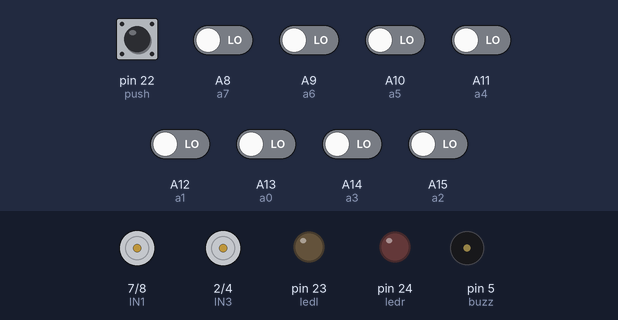
This sketch was run on a simulated Arduino Mega 2560, built with avr-gcc and run on an emulated ATmega2560. On the bench: motor-driver pin pairs drawn as motors (green arrow = first pin HIGH = forward, orange = second pin HIGH = backward, longer = more drive, scaled by the enable pin), output pins drawn as LEDs (lit = HIGH), buzzer (waves = sounding). The test bench sets the inputs (shaded band); at power-on: A8 (a7), A9 (a6), A10 (a5), A11 (a4), A12 (a1), A13 (a0), A14 (a3), A15 (a2), pin 22 (push) LOW.

Above: at 12.8 s.
12.9 s: pin 22 (push) pulled HIGH for 0.3 s
At 13.2 s:
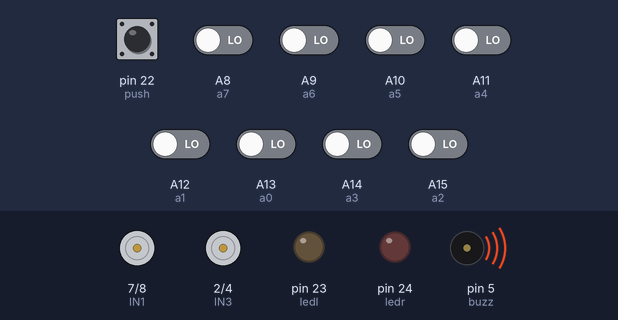
At 15.1 s:
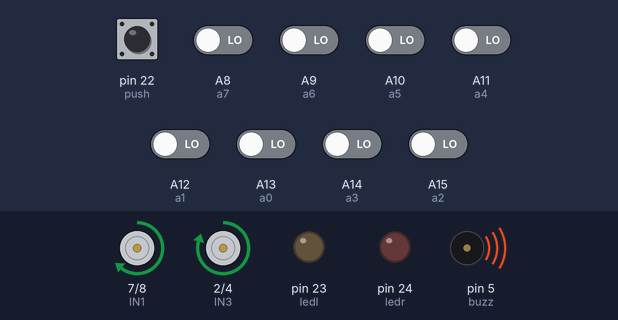
15.4 s: A11 (a4) driven HIGH
At 15.55 s:
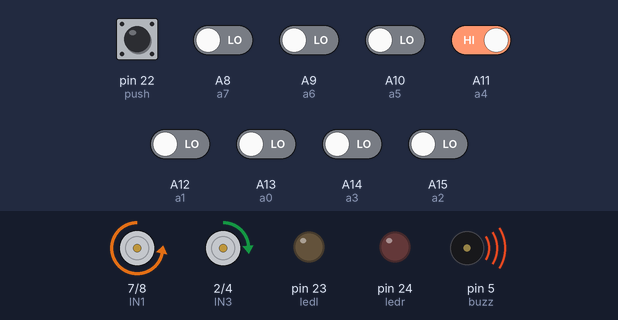
18.4 s: A12 (a1) driven HIGH
At 18.56 s:
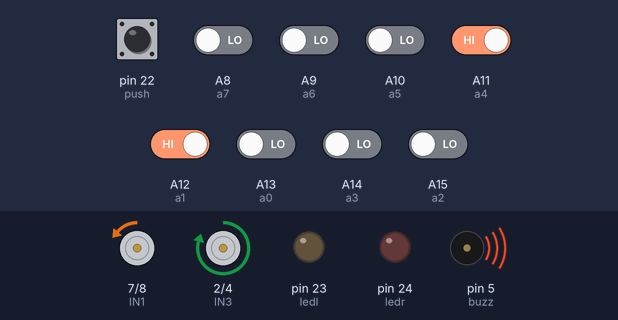
21.4 s: A9 (a6) driven HIGH
24.4 s: A8 (a7) driven HIGH
27.4 s: A13 (a0) driven HIGH
Timing chart, 0 to 31.4 s (numbered marks = the images above; inputs shaded):
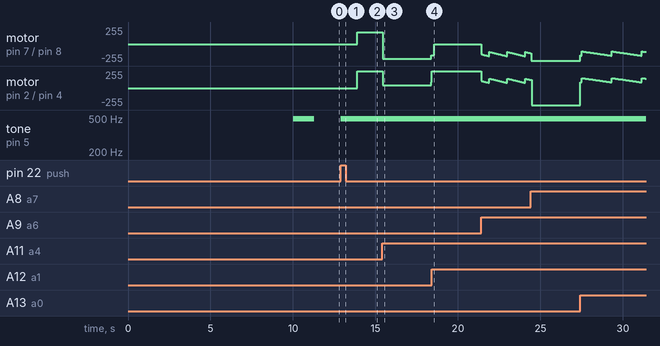

Measured:
- after the input at 12.9 s, motor on pin 7 (IN1) / pin 8 (IN2): stopped → forward 179/255 after 1.0 s; motor on pin 2 (IN3) / pin 4 (IN4): stopped → forward 250/255 after 1.0 s; tone on pin 5 (buzz): silent → 490 Hz at once
- after the input at 15.4 s, motor on pin 7 (IN1) / pin 8 (IN2): forward 179/255 → backward 222/255 after 0.05 s, → backward 221/255 1.1 s later, → backward 170/255 1.9 s later; motor on pin 2 (IN3) / pin 4 (IN4): forward 250/255 → forward 38/255 after 0.05 s, → forward 39/255 1.1 s later, → forward 90/255 1.9 s later

The sketch:

esprit.ino
```cpp
#include <QTRSensors.h>

QTRSensors qtr;
const uint8_t SensorCount =8;
uint16_t sensorValues[SensorCount];


float Kp = 0.120  ; //related to the proportional control term rep;0.177               //change the value by trial-and-error (ex: 0.07).
float Ki = 0.001  ; //related to the integral control term exact; 0.0009
              //change the value by trial-and-error (ex: 0.0008).
float Kd = 1 ;//related to the derivative control term oss;
              //change the value by trial-and-error (ex: 0.6).1

int P;
int I;
int D;
//configuratoin du vittese
int lastError = 0;
const uint8_t maxspeeda = 250;
const uint8_t maxspeedb =250;
const uint8_t basespeeda =130;
const uint8_t basespeedb = 130;

//PONT H (L298N)
#define IN1 7
#define ENA 9
#define IN2 8
#define IN4 4
#define ENB 3
#define IN3 2
//declaratoin des inpout du QTR
#define a7 A8
#define a6 A9
#define a5 A10
#define a4 A11
#define a3 A14
#define a2 A15
#define a1 A12
#define a0 A13
#define U0 digitalRead(a0)
#define U1 digitalRead(a1)
#define U2 digitalRead(a2)
#define U3 digitalRead(a3)
#define U4 digitalRead(a4)
#define U5 digitalRead(a5)
#define U6 digitalRead(a6)
#define U7 digitalRead(a7)
//pushbuton
#define push 22
#define U digitalRead(push )
//buzzz
#define buzz 5
//led de controle
#define ledl 23
#define ledr 24
//tcrt
#define ur digitalRead(25)
#define ul digitalRead(26)
void setup() {
 qtr.setTypeRC();
  qtr.setSensorPins((const uint8_t[]){a0, a1, a2, a3, a4, a5, a6, a7}, SensorCount);
  Serial.begin(9600);
  qtr.setEmitterPin(10);
  pinMode(push, INPUT);
  pinMode(25, INPUT);
  pinMode(24, INPUT);
  pinMode(buzz, OUTPUT);
pinMode(ENA, OUTPUT);
  pinMode(IN1, OUTPUT);
  pinMode(IN2, OUTPUT);
  pinMode(ENB, OUTPUT);
  pinMode(IN3, OUTPUT);
  pinMode(IN4, OUTPUT);
  pinMode(ledr, OUTPUT);
  pinMode(ledl, OUTPUT);
calibration();
   for (int i=0;i<200;i++){
 analogWrite(buzz,2*i) ;
delay(10); }
digitalWrite(buzz,0) ;
   do{}while (U==0);
  analogWrite(buzz,250);
  delay(1000);
  digitalWrite(buzz,0);

forward();


}

void loop() {
  // put your main code here, to run repeatedly:

PID_controlB();
}
void calibration() {
  for (uint16_t i = 0; i < 400; i++)
  {
  qtr.calibrate();
  }
}

void forward_brake(int posa, int posb) {
  //set the appropriate values for aphase and bphase so that the robot goes straight
  if(posa>0){
    digitalWrite(IN4, LOW);
      digitalWrite(IN3, HIGH);
       analogWrite(ENB, posa);
       }
        if(posb>0){
        digitalWrite(IN2,HIGH );
        digitalWrite(IN1, LOW);
        analogWrite(ENA, posb);
}
if(posa<0){
    digitalWrite(IN4, HIGH);
      digitalWrite(IN3, LOW);
       analogWrite(ENB, posa);
       }
        if(posb<0){
        digitalWrite(IN2,LOW  );
        digitalWrite(IN1, HIGH);
        analogWrite(ENA, posb);
}}

/*************************************************************************
* Function Name: PID_control
**********************************************************************
* Summary:
* This is the function of the PID control system. The distinguishing
* feature of the PID controller is the ability to use the three control
* terms of proportional, integral and derivative influence on the controller
* output to apply accurate and optimal control. This correction is applied to
* the speed of the motors, which should be in range of the interval [0, max_speed],
* max_speed <= 255.
*
* Parameters:
* none
*
* Returns:
*  none
*************************************************************************/
void PID_controlB() {
  uint16_t position = qtr.readLineBlack(sensorValues);
  int error = 3500 - position;

  P = error;
  I = I + error;
  D = error - lastError;
  lastError = error;
  int motorspeed = P*Kp + I*Ki + D*Kd;

  int motorspeeda = basespeeda + motorspeed;
  int motorspeedb = basespeedb - motorspeed;

  if (motorspeeda > maxspeeda) {
    motorspeeda = maxspeeda;
  }
  if (motorspeedb > maxspeedb) {
    motorspeedb = maxspeedb;
  }
  if (motorspeeda < -77) {
    motorspeeda = -77;
  }
  if (motorspeedb < -77) {
    motorspeedb = -77;
  }
  forward_brake(motorspeeda, motorspeedb);
 // Serial.println(motorspeeda);Serial.print('\t');Serial.println(motorspeedb);
 }
  /*if (motorspeeda<motorspeedb){digitalWrite(ledr,HIGH);digitalWrite(ledl,LOW);
    }
     else if (motorspeeda>motorspeedb){digitalWrite(ledl,HIGH);digitalWrite(ledr,LOW);
    }
    else{digitalWrite(ledr,LOW);digitalWrite(ledl,LOW);}*/


  void forward()
{
  digitalWrite(IN4, LOW);
  digitalWrite(IN3, HIGH);
  analogWrite(ENB, 150);

  digitalWrite(IN2, HIGH  );
  digitalWrite(IN1, LOW);
  analogWrite(ENA, 150);

}

void backward()
{

  digitalWrite(IN4, HIGH );
  digitalWrite(IN3,  LOW);
  analogWrite(ENB, 63);

  digitalWrite(IN2, LOW );
  digitalWrite(IN1, HIGH );
  analogWrite(ENA, 60);

}

void left()
{
  digitalWrite(IN4, LOW);
  digitalWrite(IN3, HIGH);
  analogWrite(ENB, 120);

  digitalWrite(IN2, LOW);
  digitalWrite(IN1, HIGH);
  analogWrite(ENA, 120);


}

void right()
{
  digitalWrite(IN4, HIGH);
  digitalWrite(IN3, LOW);
  analogWrite(ENB, 120);

  digitalWrite(IN2, HIGH);
  digitalWrite(IN1, LOW);
  analogWrite(ENA, 120);

}

void off()
{
  digitalWrite(ENB, LOW);
  digitalWrite(ENA, LOW);
}
```
